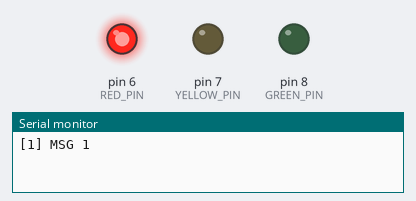
This sketch was run on a simulated Arduino Uno, built with avr-gcc and run on an emulated ATmega328P. Parts: output pins drawn as LEDs (lit = HIGH), the last lines printed to the serial monitor.

Above: at 0.09 s.
At 21.96 s:
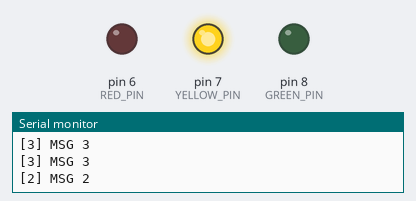
At 39.93 s:
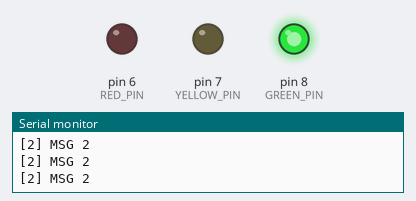
Timing chart, 0 to 40.0 s (numbered marks = the images above):
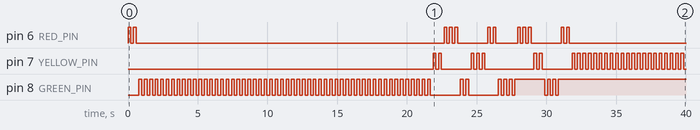

Measured:
- by itself, pin 6 (RED_PIN): LOW → HIGH at 0.00 s, → LOW 0.20 s later, → HIGH 0.20 s later, → LOW 0.20 s later, … (24 changes in this stretch)
- by itself, pin 7 (YELLOW_PIN): LOW → HIGH at 21.9 s, → LOW 0.20 s later, → HIGH 0.20 s later, → LOW 0.20 s later, … (56 changes in this stretch)
- by itself, pin 8 (GREEN_PIN): LOW → HIGH at 0.78 s, → LOW 0.20 s later, → HIGH 0.20 s later, → LOW 0.20 s later, … (125 changes in this stretch)

The sketch:

binary_semaphore_LEDS_3_tasks.ino
```cpp
/* Binary semaphore to sync three tasks */

#include <Arduino_FreeRTOS.h>
#include "semphr.h"

#define RED_PIN     6
#define YELLOW_PIN  7
#define GREEN_PIN   8

SemaphoreHandle_t bSemaphore;

void setup() {
  Serial.begin(9600);
  pinMode(RED_PIN, OUTPUT);
  pinMode(YELLOW_PIN, OUTPUT);
  pinMode(GREEN_PIN, OUTPUT);

  // Create binary
  bSemaphore = xSemaphoreCreateBinary();

  // Create tasks
  xTaskCreate(msg1Writer, "Write msg 1", 128, NULL, 1, NULL);
  xTaskCreate(msg2Writer, "Write msg 2", 128, NULL, 1, NULL);
  xTaskCreate(msg3Writer, "Write msg 3", 128, NULL, 1, NULL);
  xSemaphoreGive(bSemaphore);
}

void msg1Writer(void * param){
  BaseType_t bSemStatus;
  while (1) {
    // Take semaphore
    bSemStatus = xSemaphoreTake(bSemaphore, portMAX_DELAY);
    if (bSemStatus == pdPASS) {
      Serial.println("[1] MSG 1");
      digitalWrite(RED_PIN, digitalRead(RED_PIN)^1);
      vTaskDelay(pdMS_TO_TICKS(200));
      xSemaphoreGive(bSemaphore);
      vTaskDelay(pdMS_TO_TICKS(1));
    } // If
  } // While
} // Function msg1

void msg2Writer(void * param){
  BaseType_t bSemStatus;
  while (1) {
    // Take semaphore
    bSemStatus = xSemaphoreTake(bSemaphore, portMAX_DELAY);
    if (bSemStatus == pdPASS) {
      Serial.println("[2] MSG 2");
      digitalWrite(YELLOW_PIN, digitalRead(YELLOW_PIN)^1);
      vTaskDelay(pdMS_TO_TICKS(200));
      xSemaphoreGive(bSemaphore);
      vTaskDelay(pdMS_TO_TICKS(1));
    } // If
  } // While
} // Function msg2

void msg3Writer(void * param){
  BaseType_t bSemStatus;
  while (1) {
    // Take semaphore
    bSemStatus = xSemaphoreTake(bSemaphore, portMAX_DELAY);
    if (bSemStatus == pdPASS) {
      Serial.println("[3] MSG 3");
      digitalWrite(GREEN_PIN, digitalRead(GREEN_PIN)^1);
      vTaskDelay(pdMS_TO_TICKS(200));
      xSemaphoreGive(bSemaphore);
      vTaskDelay(pdMS_TO_TICKS(1));
    } // If
  } // While
} // Function msg3

void loop() {}
```
